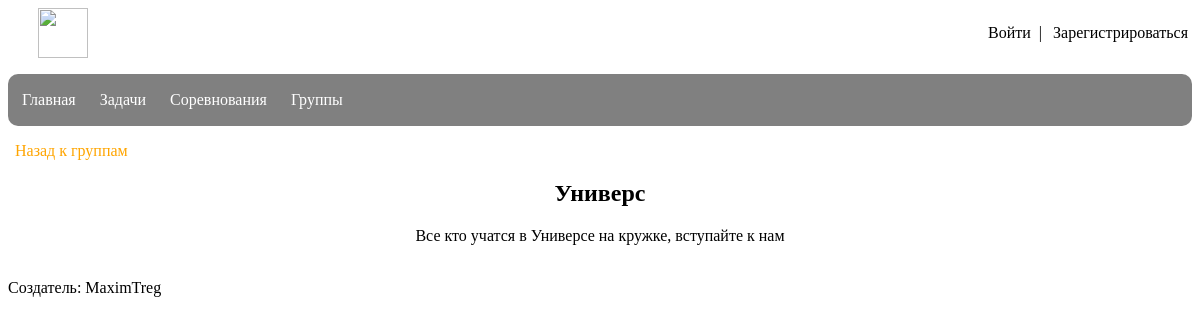
Page /groups/1 on the earlier database version.
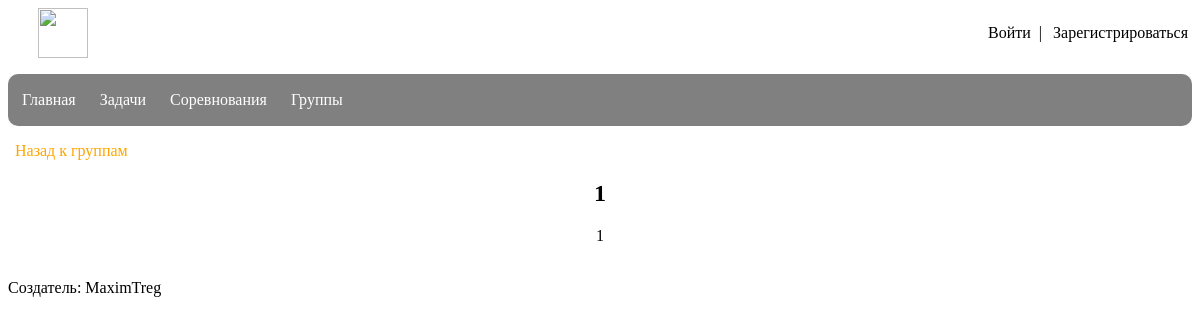
Same page on the later database version.
### app/models.py (models this page shows, shortened)
class Groups(db.Model):
    id = db.Column(db.Integer, primary_key=True, nullable=False)
    title = db.Column(db.String(100), unique=True, nullable=False)
    statement = db.Column(db.Text, nullable=True)
    admin = db.Column(db.Integer, db.ForeignKey('user.id'))
    users = db.relationship('UserGroup', backref='group', lazy='dynamic')
    tasks = db.relationship('TaskGroup', backref='group', lazy='dynamic')

class User(UserMixin, db.Model):
    id = db.Column(db.Integer, primary_key=True)
    username = db.Column(db.String(50), index=True, unique=True)
    email = db.Column(db.String(120), index=True, unique=True)
    password_hash = db.Column(db.String(128))
    groups = db.relationship('UserGroup', backref='user', lazy='dynamic')
    tasks = db.relationship('Task', backref='creator', lazy='dynamic')
    solutions = db.relationship('Solution', backref='user', lazy='dynamic')

### app/routes.py (the view)
@app.route('/groups', defaults={'id': None})
@app.route('/groups/<int:id>')
def groups(id):
    if id:
        group = Groups.query.get(id)
        admin = User.query.get(group.admin)
        return render_template('group.html',  cureent_user=current_user, group=group, admin=admin, User=User, UserGroup=UserGroup, Task=Task, TaskGroup=TaskGroup)
    groups = Groups.query.all()
    return render_template('groups.html', groups=groups)

### app/templates/group.html (shortened to what this page needs)
{% extends "base.html" %}
{% block content %}
<a href="{{ url_for('groups') }}" class="sub">Назад к группам</a>
<h2>{{ group.title }}</h2>
<p class="statement">{{ group.statement }}</p>
<br>
Создатель: {{ admin.username }}
<br>
{% endblock %}

### app/templates/base.html (shortened to what this page needs)
<html>
    <head>
        <link type="text/css" href="../static/css/styles.css" rel="stylesheet" />
    </head>
    <body>
        <div id="header">
            <a href="/"><img class="logo" src="../static/images/logo.png"></a>
            <div>
                {% if current_user.is_anonymous %}
                <a href="/login" class="login">Войти</a>
                |
                <a href="/register" class="login">Зарегистрироваться</a>
                {% else %}
                <a href="/profile" id="profile_button"> {{ current_user.username }} </a>
                |
                <a href="{{ '/logout' }}" class="login">Выйти</a>
                {% endif %}
            </div>
        </div>
        <div id="menu">
            <ul>
                <li><a href="/">Главная</a></li>
                <li><a href="/tasks">Задачи</a></li>
                <li><a href="/contests">Соревнования</a></li>
                <li><a href="/groups">Группы</a></li>
            </ul>
        </div>
        {% block content %}{% endblock %}
    </body>
</html>

### app/static/css/styles.css (style rules this page uses)
body { font-family: Comic Sans MS; }
ul { list-style-type: none; padding: 7px; overflow: hidden; background-color: grey; border-radius: 10px; }
.logo { height: 50px; margin-left: 30px; }
#header { display: flex; justify-content: space-between; align-items: center; }
.login { color: black; text-align: center; }
.login { padding: 4px; padding-left: 7px; color: black; border-radius: 5px; text-decoration: none; }
li { float: left; }
li a { display: block; color: white; text-align: center; margin-right: 10px; padding: 10px; padding-left: 7px; padding-right: 7px; border-radius: 10px; text-decoration: none; }
h2 { text-align: center; }
.sub { padding: 10px; padding-left: 7px; color: orange; border-radius: 5px; text-decoration: none; }
.statement { text-align: center; }

Differences in the rows shown:
changed Groups: title "Универс" → "1"; statement "Все кто учатся в Универсе на кружке, вступайте к нам" → "1"
